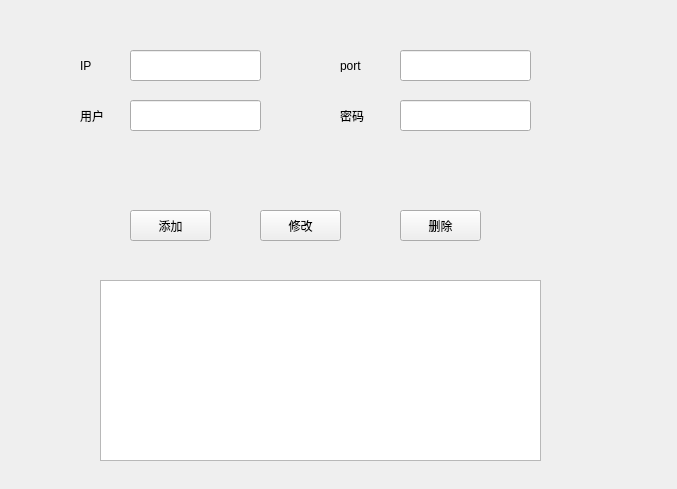
<?xml version="1.0" encoding="UTF-8"?>
<ui version="4.0">
 <class>ServerConfigPage</class>
 <widget class="QWidget" name="ServerConfigPage">
  <property name="geometry">
   <rect>
    <x>0</x>
    <y>0</y>
    <width>677</width>
    <height>489</height>
   </rect>
  </property>
  <property name="windowTitle">
   <string>环境配置</string>
  </property>
  <widget class="QPushButton" name="btn_addParam">
   <property name="geometry">
    <rect>
     <x>130</x>
     <y>210</y>
     <width>81</width>
     <height>31</height>
    </rect>
   </property>
   <property name="text">
    <string>添加</string>
   </property>
  </widget>
  <widget class="QPushButton" name="btn_delParam">
   <property name="geometry">
    <rect>
     <x>400</x>
     <y>210</y>
     <width>81</width>
     <height>31</height>
    </rect>
   </property>
   <property name="text">
    <string>删除</string>
   </property>
  </widget>
  <widget class="QTableWidget" name="tw_serverConfig">
   <property name="geometry">
    <rect>
     <x>100</x>
     <y>280</y>
     <width>441</width>
     <height>181</height>
    </rect>
   </property>
  </widget>
  <widget class="QLabel" name="label_3">
   <property name="geometry">
    <rect>
     <x>80</x>
     <y>60</y>
     <width>54</width>
     <height>12</height>
    </rect>
   </property>
   <property name="text">
    <string>IP</string>
   </property>
  </widget>
  <widget class="QLineEdit" name="le_config_ip">
   <property name="geometry">
    <rect>
     <x>130</x>
     <y>50</y>
     <width>131</width>
     <height>31</height>
    </rect>
   </property>
  </widget>
  <widget class="QLabel" name="label_4">
   <property name="geometry">
    <rect>
     <x>340</x>
     <y>60</y>
     <width>54</width>
     <height>12</height>
    </rect>
   </property>
   <property name="text">
    <string>port</string>
   </property>
  </widget>
  <widget class="QLineEdit" name="le_config_port">
   <property name="geometry">
    <rect>
     <x>400</x>
     <y>50</y>
     <width>131</width>
     <height>31</height>
    </rect>
   </property>
  </widget>
  <widget class="QLabel" name="label_5">
   <property name="geometry">
    <rect>
     <x>80</x>
     <y>110</y>
     <width>54</width>
     <height>12</height>
    </rect>
   </property>
   <property name="text">
    <string>用户</string>
   </property>
  </widget>
  <widget class="QLabel" name="label_6">
   <property name="geometry">
    <rect>
     <x>340</x>
     <y>110</y>
     <width>54</width>
     <height>12</height>
    </rect>
   </property>
   <property name="text">
    <string>密码</string>
   </property>
  </widget>
  <widget class="QLineEdit" name="le_config_user">
   <property name="geometry">
    <rect>
     <x>130</x>
     <y>100</y>
     <width>131</width>
     <height>31</height>
    </rect>
   </property>
  </widget>
  <widget class="QLineEdit" name="le_config_passwd">
   <property name="geometry">
    <rect>
     <x>400</x>
     <y>100</y>
     <width>131</width>
     <height>31</height>
    </rect>
   </property>
  </widget>
  <widget class="QPushButton" name="btn_updateParam">
   <property name="geometry">
    <rect>
     <x>260</x>
     <y>210</y>
     <width>81</width>
     <height>31</height>
    </rect>
   </property>
   <property name="text">
    <string>修改</string>
   </property>
  </widget>
 </widget>
 <resources/>
 <connections/>
</ui>
